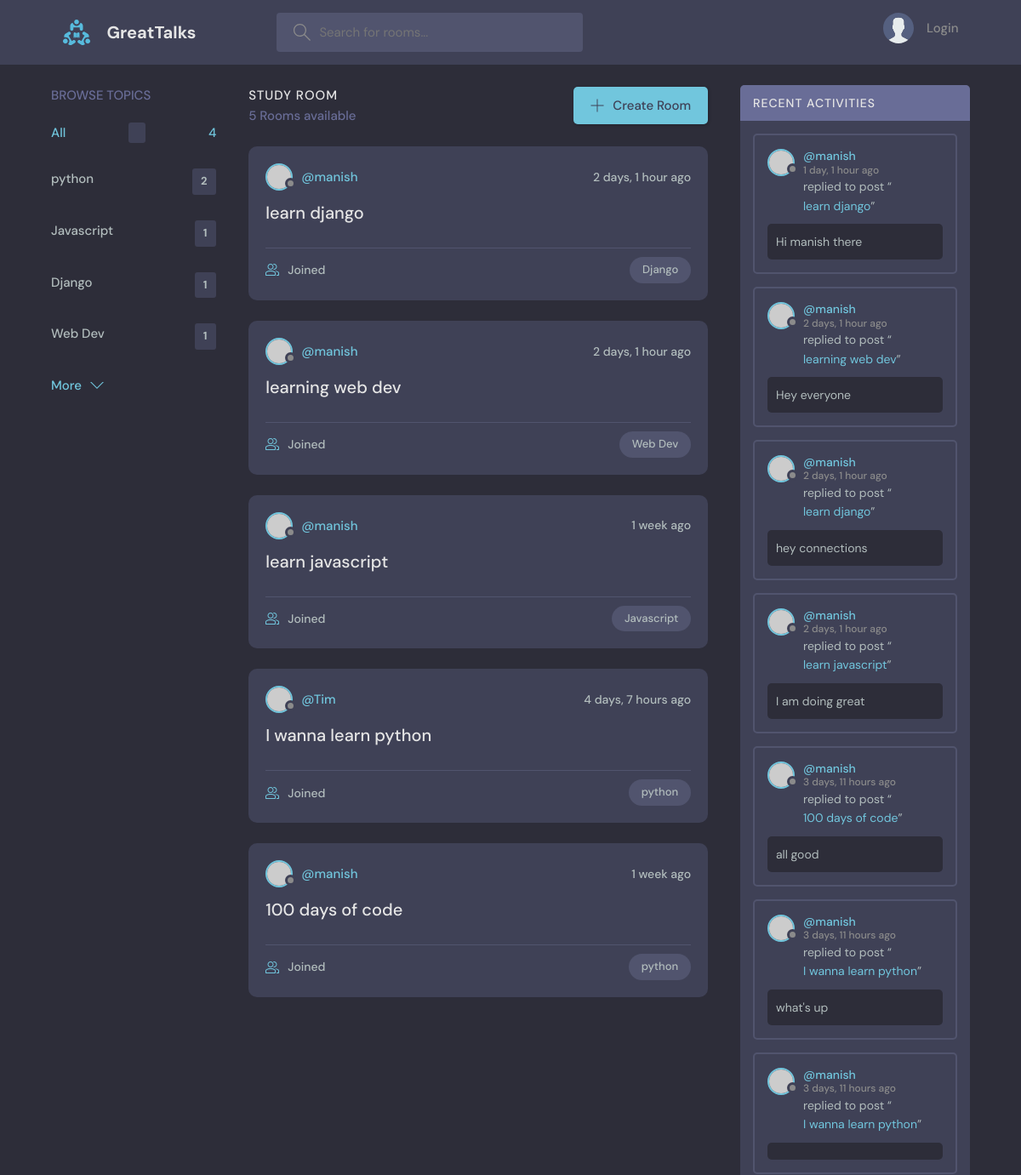
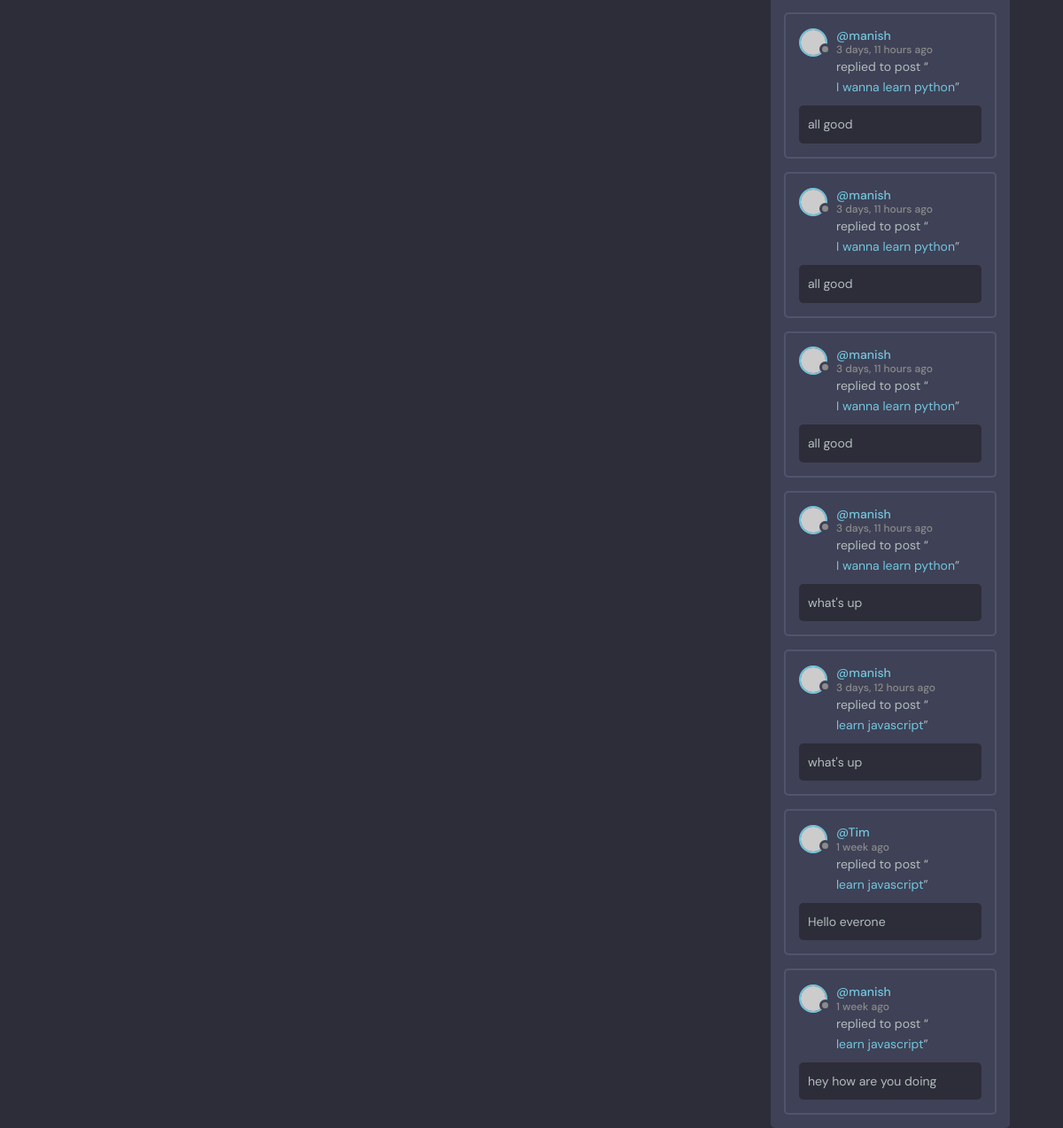
The page / on the database its author committed (2 pictures, top to bottom).
### base/models.py (models this page shows, shortened)
class Topic(models.Model):
    name = models.CharField(max_length=200)

class  Room(models.Model):
    host =models.ForeignKey(User, on_delete=models.SET_NULL, null= True)
    topic = models.ForeignKey(Topic, on_delete=models.SET_NULL, null=True)
    name = models.CharField(max_length=200)
    description = models.TextField(null = True, blank=True)
    participants =  models.ManyToManyField(User, related_name='participants', blank=True)
    updated = models.DateTimeField(auto_now=True)
    created = models.DateTimeField(auto_now_add=True)
    class Meta:
        ordering = ['-updated','-created']
    def __str__(self) :
        return self.name

class Message(models.Model):
    user = models.ForeignKey(User, on_delete=models.CASCADE)
    room = models.ForeignKey(Room, on_delete=models.CASCADE)
    body = models.TextField()
    updated = models.DateTimeField(auto_now=True)
    created = models.DateTimeField(auto_now_add=True)
    class Meta:
        ordering = ['-updated','-created']

### base/views.py (the view)
# urls.py: 2. Add a URL to urlpatterns:  path('', views.home, name='home')
def home(request):
    q = request.GET.get('q') if request.GET.get('q')!=None else ''
    rooms = Room.objects.filter(Q(topic__name__icontains=q) |
                                Q(name__icontains=q)|
                                Q(description__icontains=q))
    topics = Topic.objects.all()
    room_count = rooms.count()
    room_messages = Message.objects.filter(Q(room__topic__name__icontains=q))
    context = {'rooms':rooms, 'topics':topics,'room_count':room_count,'room_messages': room_messages}
    return render(request,'base/home.html',context)

### base/templates/base/home.html (shortened to what this page needs)
{% extends 'main.html' %}
{% block content %}
    <main class="layout layout--3">
      <div class="container">
        {% include 'base/topic_component.html' %}
        <div class="roomList">
          <div class="roomList__header">
            <div>
              <h2>Study Room</h2>
              <p>{{rooms.count}} Rooms available</p>
            </div>
            <a class="btn btn--main" href="create-room.html">
              <svg version="1.1" xmlns="http://www.w3.org/2000/svg" width="32" height="32" viewBox="0 0 32 32">
                <title>add</title>
                <path
                  d="M16.943 0.943h-1.885v14.115h-14.115v1.885h14.115v14.115h1.885v-14.115h14.115v-1.885h-14.115v-14.115z"
                ></path>
              </svg>
              Create Room
            </a>
          </div>
        {% include 'base/feed_component.html'%}
        </div>
        {% include 'base/activity_component.html' %}
      </div>
    </main>
    {% endblock content %}

### base/templates/base/topic_component.html
<div class="topics">
    <div class="topics__header">
      <h2>Browse Topics</h2>
    </div>
    <ul class="topics__list">
      <li>
        <a href="{%url 'home' %}" class="active">All <span></span>{{topics.count}}</a>
      </li>
      {% for topic in topics %}
      <li>
        <a href="{%url 'home' %}?q={{topic.name}}">{{topic.name}} <span>{{topic.room_set.all.count}}</span></a>
      </li>
      {% endfor %}
    </ul>
    <a class="btn btn--link" href="topics.html">
      More
      <svg version="1.1" xmlns="http://www.w3.org/2000/svg" width="32" height="32" viewBox="0 0 32 32">
        <title>chevron-down</title>
        <path d="M16 21l-13-13h-3l16 16 16-16h-3l-13 13z"></path>
      </svg>
    </a>
  </div>

### base/templates/base/feed_component.html (shortened to what this page needs)
{% for room in rooms %}
<div class="roomListRoom">
    <div class="roomListRoom__header">
      <a href="{% url 'user-profile' room.host.id %}" class="roomListRoom__author">
        <div class="avatar avatar--small">
          <img src="https://randomuser.me/api/portraits/women/11.jpg" />
        </div>
        <span>@{{room.host.username}}</span>
      </a>
      <div class="roomListRoom__actions">
        <span>{{room.created|timesince}} ago</span>
      </div>
    </div>
    <div class="roomListRoom__content">
      <a href="{%url 'room' room.id%}">{{room.name}}</a>
    </div>
    <div class="roomListRoom__meta">
      <a href="{% url 'room' room.id %}" class="roomListRoom__joined">
       {{rooom.participants.all.count}} Joined
      </a>
      <p class="roomListRoom__topic">{{room.topic.name}}</p>
    </div>
  </div>
  {% endfor %}

### base/templates/base/activity_component.html (shortened to what this page needs)
<div class="activities">
    <div class="activities__header">
      <h2>Recent Activities</h2>
    </div>
{% for message in room_messages%}
    <div class="activities__box">
      <div class="activities__boxHeader roomListRoom__header">
        <a href="{% url 'user-profile' message.user.id%}" class="roomListRoom__author">
          <div class="avatar avatar--small">
            <img src="https://randomuser.me/api/portraits/women/11.jpg" />
          </div>
          <p>
            @{{message.user}}
            <span>{{message.created|timesince}} ago</span>
          </p>
        </a>
      </div>
      <div class="activities__boxContent">
        <p>replied to post “<a href="{% url 'room' message.room.id %}">{{message.room}}</a>”</p>
        <div class="activities__boxRoomContent">
           {{message.body}}
        </div>
      </div>
    </div>
    {%  endfor %}
  </div>

### rows shown on the page
Topic: name "python", room_set.all.count "2"
Topic: name "Javascript", room_set.all.count "1"
Topic: name "Django", room_set.all.count "1"
Topic: name "Web Dev", room_set.all.count "1"
Room: host.username "manish", created "2 days, 1 hour", name "learn django", topic.name "Django"
Room: host.username "manish", created "2 days, 1 hour", name "learning web dev", topic.name "Web Dev"
Room: host.username "manish", created "1 week", name "learn javascript", topic.name "Javascript"
Room: host.username "Tim", created "4 days, 7 hours", name "I wanna learn python", topic.name "python"
Room: host.username "manish", created "1 week", name "100 days of code", topic.name "python"
Message: user "manish", created "1 day, 1 hour", room "learn django", body "Hi manish there"
Message: user "manish", created "2 days, 1 hour", room "learning web dev", body "Hey everyone"
Message: user "manish", created "2 days, 1 hour", room "learn django", body "hey connections"
Message: user "manish", created "2 days, 1 hour", room "learn javascript", body "I am doing great"
Message: user "manish", created "3 days, 11 hours", room "100 days of code", body "all good"
Message: user "manish", created "3 days, 11 hours", room "I wanna learn python", body "what's up"
Message: user "manish", created "3 days, 11 hours", room "I wanna learn python"
Message: user "manish", created "3 days, 11 hours", room "I wanna learn python", body "all good"
Message: user "manish", created "3 days, 11 hours", room "I wanna learn python", body "all good"
Message: user "manish", created "3 days, 11 hours", room "I wanna learn python", body "all good"
Message: user "manish", created "3 days, 11 hours", room "I wanna learn python", body "what's up"
Message: user "manish", created "3 days, 12 hours", room "learn javascript", body "what's up"
Message: user "Tim", created "1 week", room "learn javascript", body "Hello everone"
Message: user "manish", created "1 week", room "learn javascript", body "hey how are you doing"

### other values the page prints
{{ topics.count }} "4"
{{ rooms.count }} "5"
